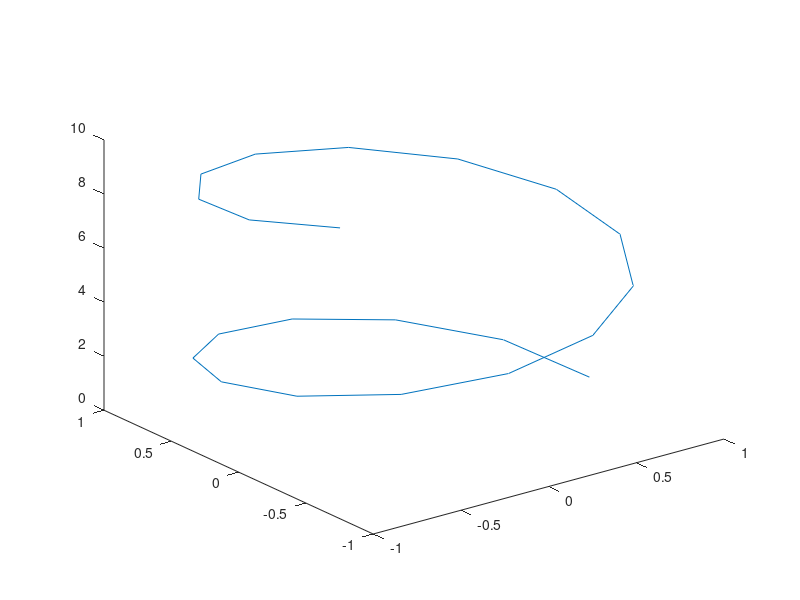

The MATLAB script that drew this image: (Note: this script raises an error after producing the figure.)
clear;clc;
% [x,y]=meshgrid(1:10);
% z=cos(x)+sin(y);
% h=surf(x,y,z);
t = 0:0.5:10;
x = cos(t);
y = sin(t);
z = t;
h = plot3(x,y,z);
M = getxyzdata(h);
dlmwrite('C:\Users\User\Documents\Solidworks Modelos\datos.txt',M,'\t');
